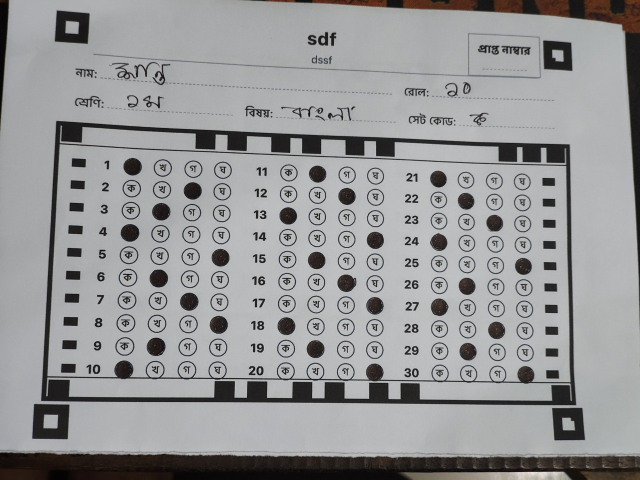
#> input picture rawmcq.jpeg, 1280 x 960 px (shown at 1/2 size)
$ python train_20q_profile.py   (older library calls are emulated)
#> lines starting #> are read from the running program, lines starting #| are printed output that depends on the picture; after the words box and inside, x2 and y2 are one past the last pixel; in counts of white or black regions, pixels touching at a corner belong together
### app/utils/omr_engine.py
"""
OptiMark OMR Engine - Robust OMR processing using OpenCV, NumPy, Imutils.

Implements:
- Four corner marker detection (black squares) for Perspective Transform
- Preprocessing: Grayscale, Gaussian Blur, Canny Edge, Adaptive Thresholding
- Zone segmentation: Roll Number (top-left), Set Code, MCQ Grid (60 questions)
- Pixel Counting / Contour method: bubble marked if highest black pixel density in row
- Supports Bengali set codes: ক, খ, গ, ঘ
- Error handling: "No bubbles detected", "Image too blurry"
"""

import json
import os
import cv2
import numpy as np
from imutils.perspective import four_point_transform
from pathlib import Path
from typing import Optional, Dict, Tuple, List, Union
from dataclasses import dataclass, field


# --- Error codes for robust handling ---
class OMRProcessingError(Exception):
    """Base exception for OMR processing errors."""

    pass


class NoBubblesDetectedError(OMRProcessingError):
    """Raised when no bubbles could be detected in the image."""

    pass


class ImageTooBlurryError(OMRProcessingError):
    """Raised when image is too blurry for reliable processing."""

    pass


@dataclass
class OMRResult:
    """Structured result from OMR processing."""

    roll_number: str = ""
    set_code: str = ""
    answers: List[int] = field(default_factory=list)  # 0-3 for each question
    success: bool = False
    error_message: str = ""


# --- OMR Sheet Layout Constants ---
SHEET_WIDTH = 2480
SHEET_HEIGHT = 3508
MARKER_MIN_AREA_RATIO = 0.0005
MARKER_MAX_AREA_RATIO = 0.015
QUESTIONS_PER_COLUMN = 15
OPTIONS_PER_QUESTION = 4
TOTAL_QUESTIONS = 60

# Bengali set codes (ক=0, খ=1, গ=2, ঘ=3, ঙ=4, চ=5) - maps index to character
BENGALI_SET_CODES = ["ক", "খ", "গ", "ঘ", "ঙ", "চ"]
ENGLISH_SET_CODES = ["A", "B", "C", "D", "E", "F"]

# Blur detection threshold (Laplacian variance) - lower = blurrier
BLUR_THRESHOLD = 20

# 20Q custom template defaults (derived from mcq.png warped baseline: 2480x2289)
_DEFAULT_20Q_Y = [925, 1032, 1143, 1252, 1360, 1465, 1580, 1688, 1792, 1904]
_DEFAULT_20Q_X = [
    [393, 627, 856, 1094],
    [1741, 1975, 2209, 2443],
]
_DEFAULT_20Q_REF_W = 2480
_DEFAULT_20Q_REF_H = 2289
_DEFAULT_20Q_PROFILE = {
    "y_centers_norm": [v / _DEFAULT_20Q_REF_H for v in _DEFAULT_20Q_Y],
    "x_cols_norm": [[v / _DEFAULT_20Q_REF_W for v in col] for col in _DEFAULT_20Q_X],
    "roi_half_w_norm": 20 / _DEFAULT_20Q_REF_W,
    "roi_half_h_norm": 20 / _DEFAULT_20Q_REF_H,
    "mark_threshold": 0.17,
    "ambiguity_second_min": 0.18,
    "ambiguity_gap_max": 0.06,
    "ambiguity_peak_cap": 0.80,
}
_PROFILE_20Q_CACHE: Optional[Dict[str, object]] = None
_PROFILE_20Q_CACHE_KEY: Optional[Tuple[str, Optional[float]]] = None


# [160 lines left out: functions _resolve_20q_profile_path, _validate_20q_profile, _load_20q_profile, _build_20q_runtime_grid, _get_dynamic_zones, not called in this run]

def _order_points(pts: np.ndarray) -> np.ndarray:
    """Order 4 points as top-left, top-right, bottom-right, bottom-left."""
    rect = np.zeros((4, 2), dtype=np.float32)
    s = pts.sum(axis=1)
    rect[0] = pts[np.argmin(s)]
    rect[2] = pts[np.argmax(s)]
    diff = np.diff(pts, axis=1)
    rect[1] = pts[np.argmin(diff)]
    rect[3] = pts[np.argmax(diff)]
    return rect


# [7 lines left out: function _check_image_blur, not called in this run]


def _preprocess_image(img: np.ndarray) -> np.ndarray:
    """
    Full preprocessing pipeline:
    1. Grayscale
    2. Gaussian Blur (noise reduction)
    3. Adaptive Thresholding
    Also used for edge detection: Canny after Gaussian Blur.
    """
    # Step 1: Grayscale
    if len(img.shape) == 3:
        gray = cv2.cvtColor(img, cv2.COLOR_BGR2GRAY)
    else:
        gray = img.copy()

    # Step 2: Contrast Enhancement (CLAHE) - very effective for shadows/mobile photos
    clahe = cv2.createCLAHE(clipLimit=2.0, tileGridSize=(8, 8))
    gray_balanced = clahe.apply(gray)

    # Step 3: Gaussian Blur - reduces noise for better edge detection
    blurred = cv2.GaussianBlur(gray_balanced, (5, 5), 0)

    return blurred


def _find_corner_markers(gray: np.ndarray) -> Optional[np.ndarray]:
    """
    Find the four black square corner markers using:
    - Multi-threshold adaptive thresholding
    - Canny Edge Detection
    - Contour detection
    Returns ordered points: top-left, top-right, bottom-right, bottom-left.
    """
    h, w = gray.shape
    total_area = h * w

    # Try multiple thresholds for robustness
    for t_val in [3, 7, 11, 15]:
        thresh = cv2.adaptiveThreshold(
            gray, 255, cv2.ADAPTIVE_THRESH_GAUSSIAN_C, cv2.THRESH_BINARY_INV, 21, t_val
        )
        edges = cv2.Canny(gray, 50, 150)
        combined = cv2.bitwise_or(thresh, edges)
        kernel = np.ones((3, 3), np.uint8)
        combined = cv2.morphologyEx(combined, cv2.MORPH_CLOSE, kernel)

        contours, _ = cv2.findContours(combined, cv2.RETR_EXTERNAL, cv2.CHAIN_APPROX_SIMPLE)
        candidates = []

        for cnt in contours:
            area = cv2.contourArea(cnt)
            if MARKER_MIN_AREA_RATIO * total_area < area < MARKER_MAX_AREA_RATIO * total_area:
                peri = cv2.arcLength(cnt, True)
                approx = cv2.approxPolyDP(cnt, 0.02 * peri, True)
                if len(approx) == 4:
                    x, y, w_rect, h_rect = cv2.boundingRect(approx)
                    aspect = max(w_rect, h_rect) / (min(w_rect, h_rect) + 1e-6)
                    if 0.4 < aspect < 2.5:
                        candidates.append((area, approx))

        candidates.sort(key=lambda x: x[0], reverse=True)
        centers = []
        for c in candidates:
            approx = c[1]
            pts_2d = approx.reshape(-1, 2)
            center = pts_2d.mean(axis=0)
            is_duplicate = False
            for existing in centers:
                if np.linalg.norm(center - existing) < 50:
                    is_duplicate = True
                    break
            if not is_duplicate:
                centers.append(center)
                if len(centers) == 10: break

        if len(centers) >= 4:
            import itertools
            max_quad_area = 0
            best_quad = None
            for quad_indices in itertools.combinations(range(len(centers)), 4):
                quad_pts = np.array([centers[i] for i in quad_indices], dtype=np.float32)
                ordered = _order_points(quad_pts)
                x, y = ordered[:, 0], ordered[:, 1]
                area = 0.5 * np.abs(np.dot(x, np.roll(y, 1)) - np.dot(y, np.roll(x, 1)))
                if area > max_quad_area:
                    max_quad_area = area
                    best_quad = ordered

            if best_quad is not None and max_quad_area > 0.40 * total_area:
                return best_quad.astype(np.float32)

    # Local Corner Search Fallback: If global search fails, look specifically at image corners
    print("DEBUG: Global marker search failed, trying local corner search...")
    corners = []
    # top-left, top-right, bottom-right, bottom-left
    corner_regions = [
        (0, 0, w//3, h//3),
        (2*w//3, 0, w//3, h//3),
        (2*w//3, 2*h//3, w//3, h//3),
        (0, 2*h//3, w//3, h//3)
    ]

    found_points = []
    for (cx, cy, cw, ch) in corner_regions:
        roi = gray[cy:cy+ch, cx:cx+cw]
        best_local_area = 0
        best_local_pt = None

        for t_val in [3, 7, 11, 15]:
            thresh = cv2.adaptiveThreshold(roi, 255, cv2.ADAPTIVE_THRESH_GAUSSIAN_C, cv2.THRESH_BINARY_INV, 21, t_val)
            cnts, _ = cv2.findContours(thresh, cv2.RETR_EXTERNAL, cv2.CHAIN_APPROX_SIMPLE)
            for cnt in cnts:
                area = cv2.contourArea(cnt)
                if (cw*ch)*0.005 < area < (cw*ch)*0.15:
                    peri = cv2.arcLength(cnt, True)
                    approx = cv2.approxPolyDP(cnt, 0.02 * peri, True)
                    if len(approx) == 4:
                        pts = approx.reshape(-1, 2)
                        center = pts.mean(axis=0)
                        if area > best_local_area:
                            best_local_area = area
                            best_local_pt = center + [cx, cy]
            if best_local_pt is not None: break

        if best_local_pt is not None:
            found_points.append(best_local_pt)

    if len(found_points) == 4:
        print("DEBUG: Local corner search SUCCEEDED!")
        return _order_points(np.array(found_points, dtype=np.float32))

    return None

def _warp_perspective(img: np.ndarray, src_pts: np.ndarray, target_width: int = SHEET_WIDTH) -> np.ndarray:
    """Apply perspective transform for top-down view using imutils."""
    # src_pts are top-left, top-right, bottom-right, bottom-left
    tl, tr, br, bl = src_pts

    # Calculate widths and heights
    width_top = np.linalg.norm(tr - tl)
    width_bottom = np.linalg.norm(br - bl)
    max_width_px = max(int(width_top), int(width_bottom))

    height_left = np.linalg.norm(tl - bl)
    height_right = np.linalg.norm(tr - br)
    max_height_px = max(int(height_left), int(height_right))

    if max_width_px == 0:
        return img

    aspect_ratio = max_height_px / max_width_px
    target_height = int(target_width * aspect_ratio)

    dst_pts = np.array([
        [0, 0],
        [target_width - 1, 0],
        [target_width - 1, target_height - 1],
        [0, target_height - 1]
    ], dtype=np.float32)

    M = cv2.getPerspectiveTransform(src_pts, dst_pts)
    warped = cv2.warpPerspective(img, M, (target_width, target_height))
    return warped


def _get_bubble_density(roi: np.ndarray) -> float:
    """
    Pixel counting: return ratio of dark pixels in ROI.
    Higher = more filled bubble.
    """
    if roi.size == 0:
        return 0.0
    if len(roi.shape) == 3:
        roi = cv2.cvtColor(roi, cv2.COLOR_BGR2GRAY)
    _, binary = cv2.threshold(roi, 0, 255, cv2.THRESH_BINARY_INV + cv2.THRESH_OTSU)
    return np.sum(binary > 0) / binary.size


# [404 lines left out: functions _detect_marked_option_by_density, _read_roll_number, _extract_roll_fallback, _extract_roll_fallback, _extract_setcode_fallback, _read_set_code and 1 more, not called in this run]
class OMRProcessor:
    """
    OMR processing class - encapsulates all OMR logic.
    """

    # [274 lines left out: functions __init__, process, process_omr_image, grade_omr_result, not called in this run]

### train_20q_profile.py
#!/usr/bin/env python3
"""Train/calibrate the 20Q OMR profile from sample sheet images."""

from __future__ import annotations

import argparse
import json
from datetime import datetime, timezone
from pathlib import Path
from typing import List, Tuple

import cv2
import numpy as np

from app.utils.omr_engine import (
    _find_corner_markers,
    _get_bubble_density,
    _preprocess_image,
    _warp_perspective,
)

DEFAULT_REF_W = 2480
DEFAULT_REF_H = 2289
DEFAULT_Y_NORM = [
    925 / DEFAULT_REF_H,
    1032 / DEFAULT_REF_H,
    1143 / DEFAULT_REF_H,
    1252 / DEFAULT_REF_H,
    1360 / DEFAULT_REF_H,
    1465 / DEFAULT_REF_H,
    1580 / DEFAULT_REF_H,
    1688 / DEFAULT_REF_H,
    1792 / DEFAULT_REF_H,
    1904 / DEFAULT_REF_H,
]
DEFAULT_X_NORM = [
    [393 / DEFAULT_REF_W, 627 / DEFAULT_REF_W, 856 / DEFAULT_REF_W, 1094 / DEFAULT_REF_W],
    [1067 / DEFAULT_REF_W, 1301 / DEFAULT_REF_W, 1530 / DEFAULT_REF_W, 1768 / DEFAULT_REF_W],
    [1741 / DEFAULT_REF_W, 1975 / DEFAULT_REF_W, 2209 / DEFAULT_REF_W, 2443 / DEFAULT_REF_W],
]


def _snap_to_bubble_center(
    binary: np.ndarray,
    expected_x: int,
    expected_y: int,
    search_radius: int,
) -> Tuple[int, int]:
    """Find closest bubble-like contour center near expected point."""
    h, w = binary.shape
    x1 = max(0, expected_x - search_radius)
    y1 = max(0, expected_y - search_radius)
    x2 = min(w, expected_x + search_radius)
    y2 = min(h, expected_y + search_radius)

    if x2 <= x1 or y2 <= y1:
        return expected_x, expected_y

    roi = binary[y1:y2, x1:x2]
    contours, _ = cv2.findContours(roi, cv2.RETR_LIST, cv2.CHAIN_APPROX_SIMPLE)

    local_x = expected_x - x1
    local_y = expected_y - y1
    best = None
    best_score = float("inf")

    for cnt in contours:
        area = cv2.contourArea(cnt)
        if area < 40 or area > 6000:
            continue

        x, y, bw, bh = cv2.boundingRect(cnt)
        aspect = max(bw, bh) / (min(bw, bh) + 1e-6)
        if aspect > 2.5:
            continue

        peri = cv2.arcLength(cnt, True)
        if peri <= 0:
            continue
        circularity = 4 * np.pi * (area / (peri * peri))
        if circularity < 0.08:
            continue

        cx = x + bw / 2.0
        cy = y + bh / 2.0
        dist = float(np.hypot(cx - local_x, cy - local_y))
        size_penalty = abs(((bw + bh) / 2.0) - 36.0) * 0.4
        score = dist + size_penalty

        if score < best_score:
            best_score = score
            best = (int(round(cx)), int(round(cy)))

    if best is None:
        return expected_x, expected_y

    return x1 + best[0], y1 + best[1]


def _estimate_mark_threshold(densities: List[float]) -> float:
    """Estimate mark threshold from density distribution using 1D k-means."""
    if len(densities) < 30:
        return 0.17

    arr = np.array(densities, dtype=np.float32)
    c1 = float(np.percentile(arr, 30))
    c2 = float(np.percentile(arr, 90))

    if abs(c2 - c1) < 1e-3:
        return 0.17

    for _ in range(25):
        d1 = np.abs(arr - c1)
        d2 = np.abs(arr - c2)
        g1 = arr[d1 <= d2]
        g2 = arr[d1 > d2]
        if len(g1) == 0 or len(g2) == 0:
            break
        n1 = float(np.mean(g1))
        n2 = float(np.mean(g2))
        if abs(n1 - c1) + abs(n2 - c2) < 1e-4:
            c1, c2 = n1, n2
            break
        c1, c2 = n1, n2

    lo, hi = sorted((c1, c2))
    if hi - lo < 0.04:
        return 0.17

    return float(np.clip((lo + hi) * 0.5, 0.12, 0.30))


def _calibrate_single_image(path: Path) -> dict:
    img = cv2.imread(str(path))
    if img is None:
        raise RuntimeError(f"Could not load image: {path}")

    blurred = _preprocess_image(img)
    markers = _find_corner_markers(blurred)
    if markers is None:
        raise RuntimeError(f"Could not detect corner markers: {path}")

    warped = _warp_perspective(img, markers, target_width=DEFAULT_REF_W)
    gray = cv2.cvtColor(warped, cv2.COLOR_BGR2GRAY) if len(warped.shape) == 3 else warped
    binary = cv2.adaptiveThreshold(
        gray, 255, cv2.ADAPTIVE_THRESH_GAUSSIAN_C, cv2.THRESH_BINARY_INV, 21, 5
    )

    h, w = gray.shape
    search_radius = max(35, int(round(min(h, w) * 0.03)))
    roi_half_w = max(12, int(round(w * (20 / DEFAULT_REF_W))))
    roi_half_h = max(12, int(round(h * (20 / DEFAULT_REF_H))))

    row_y: List[List[float]] = [[] for _ in range(10)]
    col_x: List[List[List[float]]] = [[[] for _ in range(4)] for _ in range(3)]
    densities: List[float] = []

    for row in range(10):
        expected_y = int(round(DEFAULT_Y_NORM[row] * h))
        for col in range(3):
            for opt in range(4):
                expected_x = int(round(DEFAULT_X_NORM[col][opt] * w))
                cx, cy = _snap_to_bubble_center(binary, expected_x, expected_y, search_radius)

                row_y[row].append(cy / float(h))
                col_x[col][opt].append(cx / float(w))

                y1 = max(0, cy - roi_half_h)
                y2 = min(h, cy + roi_half_h)
                x1 = max(0, cx - roi_half_w)
                x2 = min(w, cx + roi_half_w)
                roi = gray[y1:y2, x1:x2]
                densities.append(_get_bubble_density(roi))

    y_centers_norm = [float(np.median(vals)) if vals else DEFAULT_Y_NORM[i] for i, vals in enumerate(row_y)]
    x_cols_norm = []
    for col in range(3):
        col_vals = []
        for opt in range(4):
            vals = col_x[col][opt]
            col_vals.append(float(np.median(vals)) if vals else DEFAULT_X_NORM[col][opt])
        x_cols_norm.append(col_vals)

    return {
        "image": path.name,
        "warped_width": int(w),
        "warped_height": int(h),
        "y_centers_norm": y_centers_norm,
        "x_cols_norm": x_cols_norm,
        "densities": densities,
    }


def train_profile(images: List[Path]) -> dict:
    samples = []
    for path in images:
        sample = _calibrate_single_image(path)
#> in _calibrate_single_image, img is the input picture: shape (960, 1280, 3); mean B, G, R 151.7, 150.7, 150.5
#> in _preprocess_image, `gray_balanced = clahe.apply(gray)`:
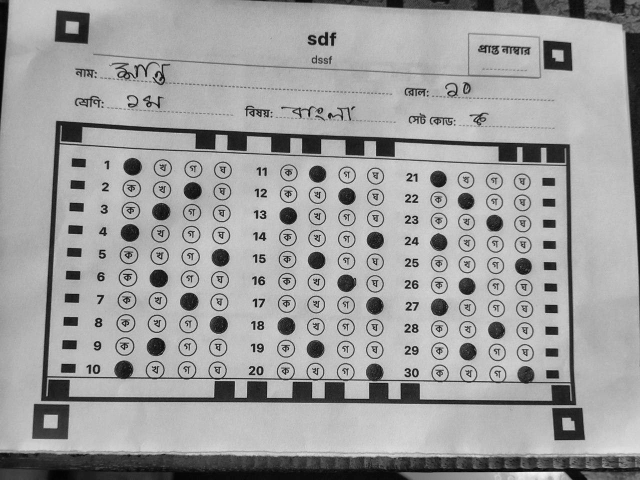
#> gray_balanced: shape (960, 1280) (shown at 1/2 size); min 1, max 244, mean 158.5
#> the loop in _find_corner_markers, `for t_val in [3, 7, 11, 15]:` made 1 pass
#> pass 1, in _find_corner_markers, `thresh = cv2.adaptiveThreshold( gray, 255, cv2.ADAPTIVE_THRESH_GAUSSIA..`:
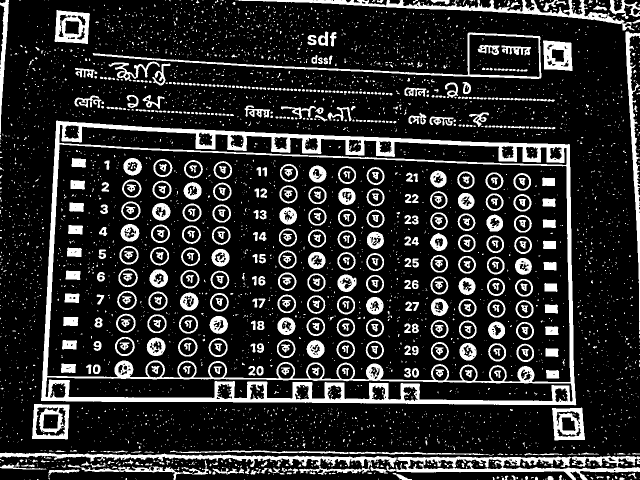
#> thresh: shape (960, 1280) (shown at 1/2 size); 17.6% white; 4422 white regions (3850 under 20 px), largest, box (x1, y1, x2, y2) and area: (82, 241, 1153, 811) 51138, (773, 913, 1280, 960) 7394, (0, 905, 794, 950) 7309
#> pass 1, in _find_corner_markers, `edges = cv2.Canny(gray, 50, 150)`:
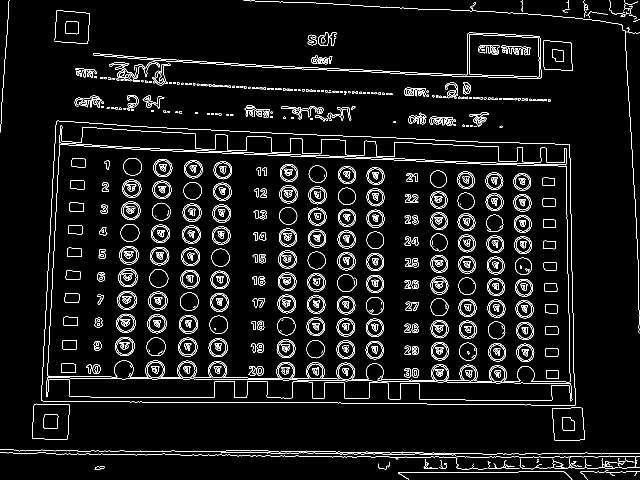
#> edges: shape (960, 1280) (shown at 1/2 size); 5.5% white in thin lines or dots
#> pass 1, in _find_corner_markers, `combined = cv2.morphologyEx(combined, cv2.MORPH_CLOSE, kernel)`:
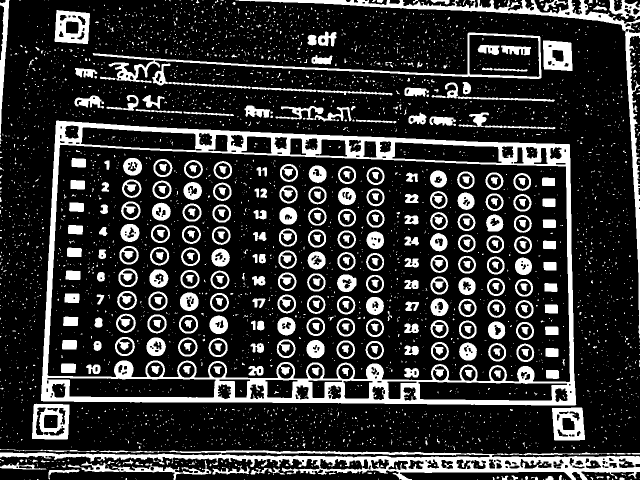
#> combined: shape (960, 1280) (shown at 1/2 size); 20.2% white; 3842 white regions (3484 under 20 px), largest, box (x1, y1, x2, y2) and area: (82, 241, 1153, 811) 59107, (0, 898, 1280, 960) 24554, (471, 0, 1280, 677) 13032
#> in _calibrate_single_image, `markers = _find_corner_markers(blurred)`: markers = [[144, 54], [1115, 111.5], [1136.2, 847.5], [101, 843]]
#> in _warp_perspective, `tl, tr, br, bl = src_pts`: tl = [144, 54]; tr = [1115, 111.5]; br = [1136.2, 847.5]; bl = [101, 843]
#> in _warp_perspective, `width_top = np.linalg.norm(tr - tl)`: width_top = 972.7
#> in _warp_perspective, `width_bottom = np.linalg.norm(br - bl)`: width_bottom = 1035.3
#> in _warp_perspective, `max_width_px = max(int(width_top), int(width_bottom))`: max_width_px = 1035
#> in _warp_perspective, `height_left = np.linalg.norm(tl - bl)`: height_left = 790.2
#> in _warp_perspective, `height_right = np.linalg.norm(tr - br)`: height_right = 736.3
#> in _warp_perspective, `max_height_px = max(int(height_left), int(height_right))`: max_height_px = 790
#> in _warp_perspective, `aspect_ratio = max_height_px / max_width_px`: aspect_ratio = 0.763
#> in _warp_perspective, `target_height = int(target_width * aspect_ratio)`: target_height = 1892
#> in _warp_perspective, `dst_pts = np.array([ [0, 0], [target_width - 1, 0], [target_width - 1,..`: dst_pts = [[0, 0], [2479, 0], [2479, 1891], [0, 1891]]
#> in _warp_perspective, `M = cv2.getPerspectiveTransform(src_pts, dst_pts)`: M = [[2.36, 0.129, -346.5], [-0.15, 2.54, -115.3], [-7.39e-05, 8.14e-05, 1]]
#> in _warp_perspective, `warped = cv2.warpPerspective(img, M, (target_width, target_height))`:
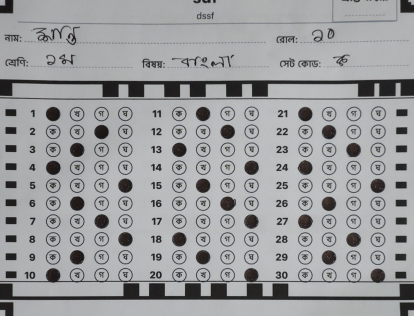
#> warped: shape (1892, 2480, 3) (shown at 1/6 size); mean B, G, R 159.1, 157.5, 156.7
#> in _calibrate_single_image, `binary = cv2.adaptiveThreshold( gray, 255, cv2.ADAPTIVE_THRESH_GAUSSIA..`:
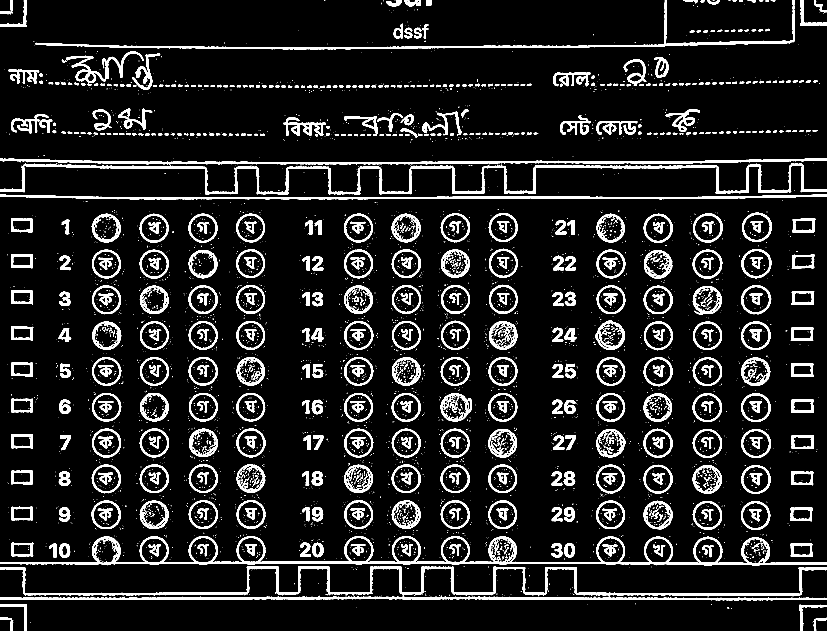
#> binary: shape (1892, 2480) (shown at 1/3 size); 10.4% white; 4539 white regions (3849 under 20 px), largest, box (x1, y1, x2, y2) and area: (0, 1608, 2480, 1697) 29391, (0, 489, 2480, 583) 25610, (0, 1699, 2480, 1789) 22526
#> the loop in _calibrate_single_image, `for row in range(10):` made 10 passes
#> pass 1, in _snap_to_bubble_center, `roi = binary[y1:y2, x1:x2]`:
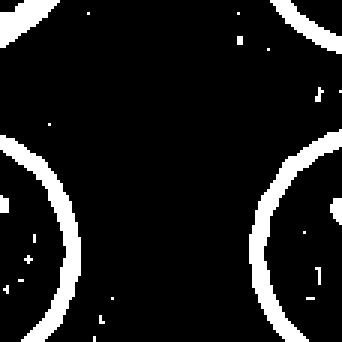
#> roi: shape (114, 114) (shown 3 times larger); 10.3% white; 23 white regions (18 under 20 px), largest, box (x1, y1, x2, y2) and area: (83, 43, 114, 114) 476, (0, 45, 27, 114) 456, (0, 0, 20, 16) 163, (90, 0, 114, 18) 147, (110, 66, 114, 75) 27
#> (the rest of the program and of its run is left out)
